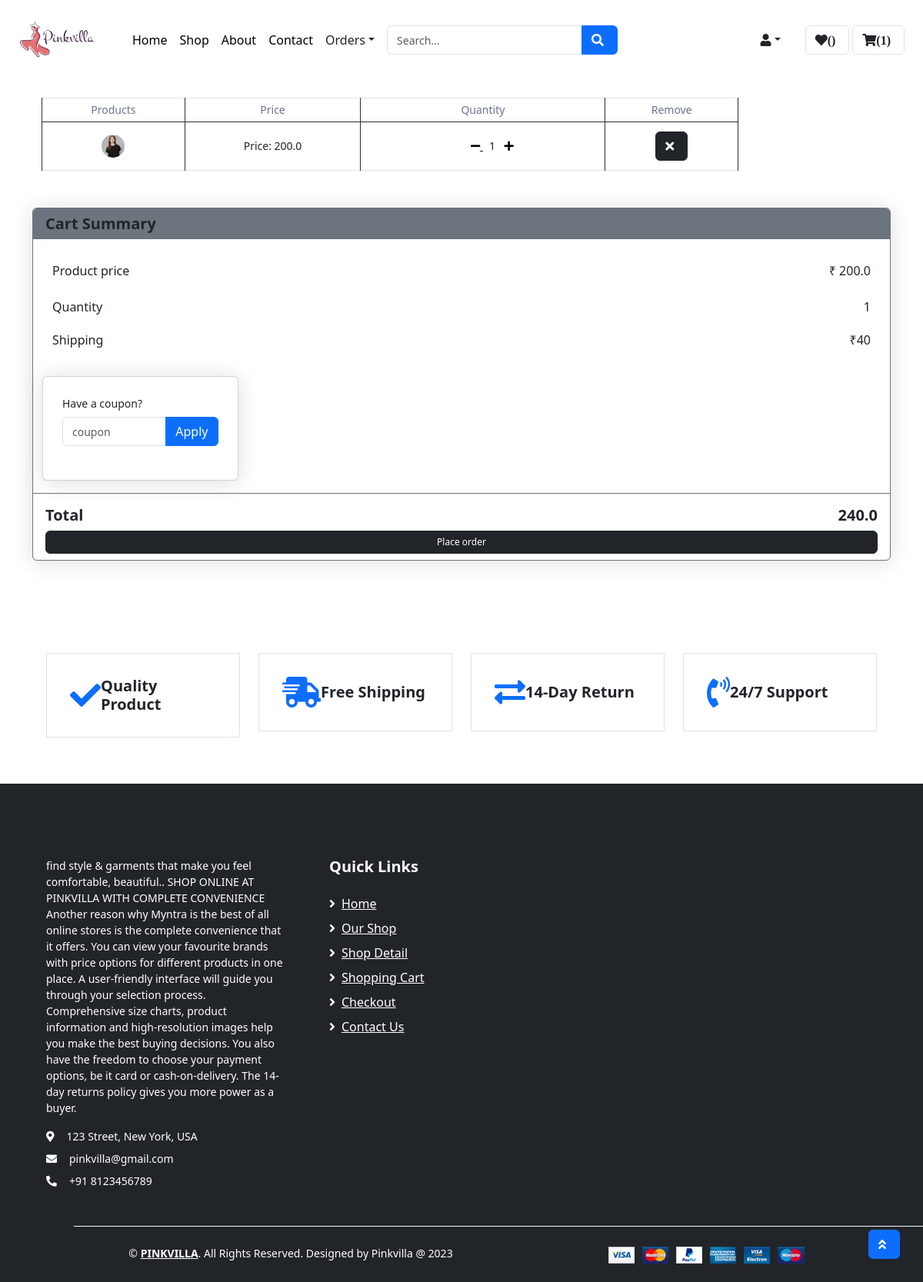
The page /show-cart/ (signed in) on the database as committed earlier.
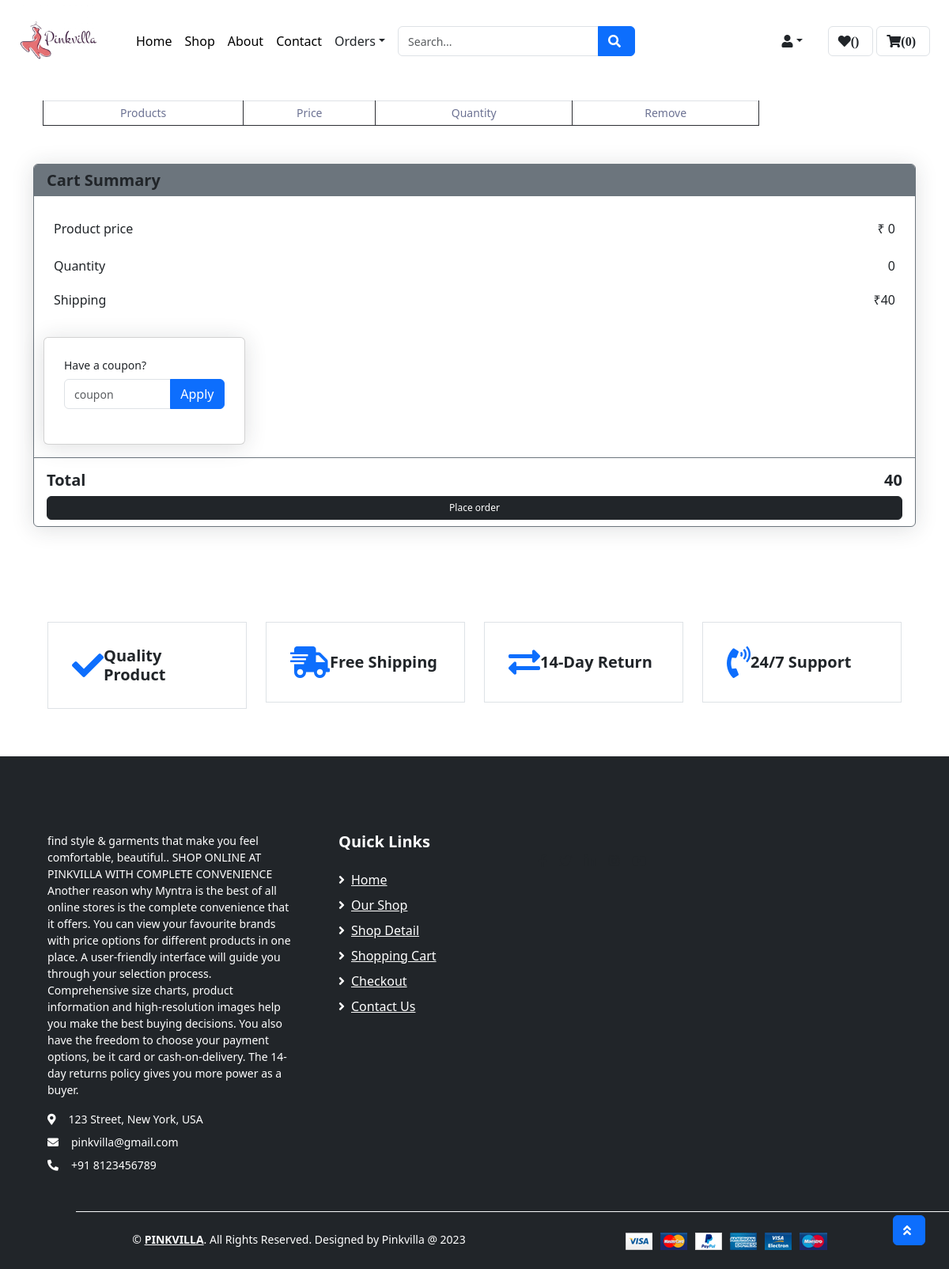
The same page on the database as committed later.
### app1/models.py (models this page shows, shortened)
class Cart(models.Model):
    username = models.ForeignKey(custom_user,on_delete=models.CASCADE)
    variant = models.ForeignKey(Variant,on_delete=models.CASCADE)
    coupon = models.ForeignKey(Coupon, on_delete=models.SET_NULL,null=True,blank= True)
    discount_price= models.DecimalField(max_digits=10,decimal_places=2,default=0)
    quantity = models.PositiveIntegerField(default=1)

class Variant(models.Model):
    id = models.AutoField(primary_key=True)
    variant = models.CharField(max_length=100,blank= True,null= True)
    Product = models.ForeignKey(Product,on_delete=models.CASCADE)
    Color = models.ForeignKey(Color,on_delete=models.CASCADE)
    Size = models.ForeignKey(Size,on_delete=models.CASCADE)
    quantity = models.IntegerField(default=1)
    price = models.FloatField(default=0)
    image1 = models.ImageField(blank=True, upload_to='images/')
    image2 = models.ImageField(blank=True, upload_to='images/')
    image3 = models.ImageField(blank=True, upload_to='images/')
    image4 = models.ImageField(blank=True, upload_to='images/')

### app1/views.py (the view, shortened to what this page needs)
# urls.py: path('show-cart/', views.show_cart, name='show-cart'),
def show_cart(request):
    username = custom_user.objects.get(username=request.session["username"])
    cart_items = Cart.objects.filter(username=username)
    cart_count = cart_items.count()
    couponobj = None
    amount = 0
    quantityobj = 0
    for cart_item in cart_items:
        value = cart_item.quantity * cart_item.variant.price
        amount += value
        quantityobj += cart_item.quantity
    coupon_discount = 0
    if couponobj and couponobj.exists():
        print(couponobj,",,,,,,,,,,,,,,,,,,,,,,,,,,,,,,,,,,,,,,,,,")
        coupon_discount = couponobj[0].discount_price
        print(coupon_discount,"eeeeeeeeeeeeeeeeeeeeeeeeeeeeeeeeeeeeeeeeeeeeeeeee")
        amount =Decimal(amount) - coupon_discount
        print (amount)
    total = amount + 40
    print(total,">>>>>>>>>>>>>>>>>>>>>>>>>>>>")
    context = {'cart': cart_items,
        'total': total,
        'amount': amount,
        'quantityobj': quantityobj,
        'coupon_discount': coupon_discount,
        'cart_count': cart_count }
    return render(request, 'addtocart.html',context)

### app1/templates/addtocart.html (shortened to what this page needs)
{% extends 'product_detail.html' %}
{% load static %}
{% block main-content %}
<div class="container mr-8 mt-4">
    <div class="col-lg-10  mb-5">
        <table class="table table-bordered text-center mb-2" >
            <thead class="bg-secondary text-dark">
                <tr>
                    <th>Products</th>
                    <th>Price</th>
                    <th>Quantity</th>
                    <th>Remove</th>
                </tr>
            </thead>
            <tbody class="align-middle">
                {% for item in cart %}
                <tr>
                    <td class="align-middle">
                        <img src="{{ item.variant.image1.url }}" alt="" class="img-fluid">
                    </td>
                    <td class="align-middle">
                        <p class="card-text">Price: {{ item.variant.price }}</p>
                    </td>
                    <td class="align-middle">
                            <div class="p-3 ml-4 align-middle">
                                <a href="{% url 'cart_dec' item.id %}" class="mr-2" style="color: black;">
                                    <i class="fa fa-minus"></i>
                                </a>
                            {{item.quantity}}
                                <a href="{% url 'cart_inc' item.id %}" class="ml-2" style="color: black;">
                                    <i class="fa fa-plus"></i>
                                </a>
                            </div>
                    </td>
                    <td class="align-middle">
                        <a href="{% url 'cart_remove' item.id %}" class="btn btn-dark" onclick="return confirm('Do you want to remove this product from the cart?');">
                            <i class="fa fa-times"></i>
                        </a>
                    </td>
                </tr>
                {% endfor %}
            </tbody>
        </table>
    </div>
</div>
    <div class="container pt-0 sm-0">
    <div class="card border-secondary col- sm-2">
         <div class="card-header bg-secondary border-0">
            <h5 class="font-weight-semi-bold m-0">Cart Summary</h5>
         </div>
        <div class="card-body">
            <div class="d-flex justify-content-between mb-3 pt-1">
                <h6 class="font-weight-medium">Product price</h6>
                <h6 class="font-weight-medium">₹ {{amount}}</h6>
            </div>
            <div class="d-flex justify-content-between mb-3 pt-1">
                <h6 class="font-weight-medium">Quantity</h6>
                <h6 class="font-weight-medium">{{quantityobj}}</h6>
            </div>
            <div class="d-flex justify-content-between">
                <h6 class="font-weight-medium">Shipping</h6>
                <h6 class="font-weight-medium">₹40</h6>
            </div>
        </div>
        <aside class="col-md-3">
            <div class="card mb-3">
                <div class="card-body">
                    <form method="POST">
                        <div class="form-group">
                            <label>Have a coupon? </label>
                            <div class="input-group">
                                <input type="text" class="form-control" name="coupon" placeholder="coupon">
                                <span class="input-group-append">
                                    <button type="submit" class="btn btn-primary">Apply</button>
                                </span>
                            </div>
                        </div>
                    </form>
                </div>
            </div>
        </aside>
        <div class="card-footer border-secondary bg-transparent">
            <div class="d-flex justify-content-between mt-2">
                <h5 class="font-weight-bold">Total</h5>
                <h5 class="font-weight-bold">{{total}}</h5>
            </div>
            <div class="d-grid">
                <a href="{% url 'checkout' %}" class="btn btn-dark" style="padding: 5px 10px; font-size: 12px;">Place order</a>
            </div>
        </div>
    </div>
</div>
{% endblock main-content %}

Rows that differ between the two databases and show on the page:
removed Cart: variant.image1 (picture), variant.price "200.0", quantity "1"
Other text that changed with them:
{{ cart_count }}: "1" → "0"
{{ amount }}: "200.0" → "0"
{{ quantityobj }}: "1" → "0"
{{ total }}: "240.0" → "40"
